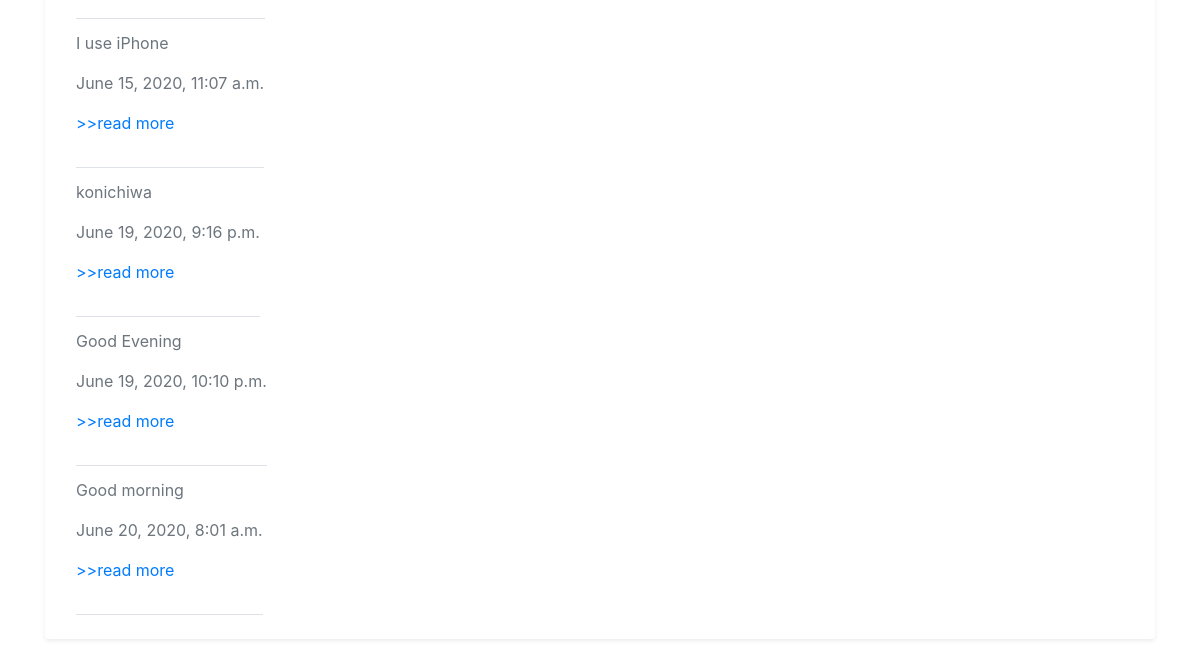
The app's page /my_profile/ (signed in, lower part), older data.
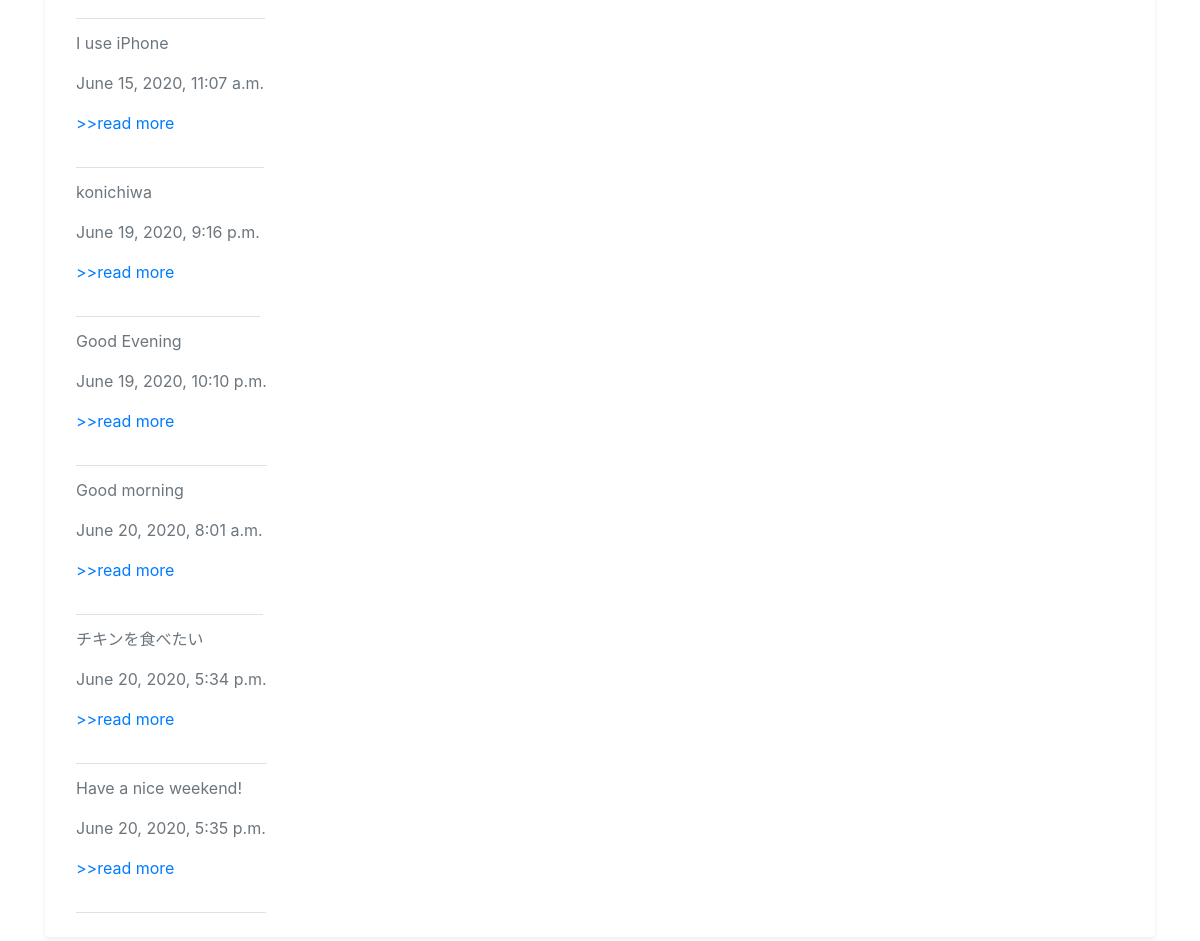
The same page, newer data.
### sklt_sns1/models.py (models this page shows)
class Post(models.Model):
    author = models.ForeignKey('User', on_delete=models.CASCADE)
    text = models.TextField()
    created_date = models.DateTimeField(default=timezone.now)
    like = models.ManyToManyField(User, related_name='like')
    hit_count_generic = GenericRelation(HitCount, object_id_field='object_pk',related_query_name='hit_count_generic_relation')

### sklt_sns1/views.py (the view)
# urls.py: path('my_profile/',views.my_profile, name='my_profile'),
def my_profile(request):
    posts = request.user.user.post_set.all()
    context={'posts':posts}
    return render(request, 'sklt_sns1/my_profile.html',context)

### sklt_sns1/models.py (called while the page is built)
    def __str__(self):
        return self.name

### sklt_sns1/templates/sklt_sns1/my_profile.html (shortened to what this page needs)
{%  extends 'sklt_sns1/main.html' %}
{% block content %}
<main role="main" class="container">
  <div class="my-3 p-3 bg-white rounded shadow-sm">
      {% for post in posts %}
        <div class="content container">
        <div class="media text-muted pt-1 pb-2">
          <div class="post">
            <p>{{ post.text | truncatechars:50 }}</p>
            <p>{{ post.created_date }}</p>
            <p><a class="read more" href="{% url 'detail' post.pk %}">>>read more</a></p>
            <p class="media-body pb-3 mb-0 small lh-125 border-bottom border-gray"></p>
          </div>
        </div>
        </div>
      {% endfor %}
  </div>
</main>
{% endblock %}

Row changes from the older to the newer data that the page shows:
added Post: text "チキンを食べたい", created_date "June 20, 2020, 5:34 p.m."
added Post: text "Have a nice weekend!", created_date "June 20, 2020, 5:35 p.m."
